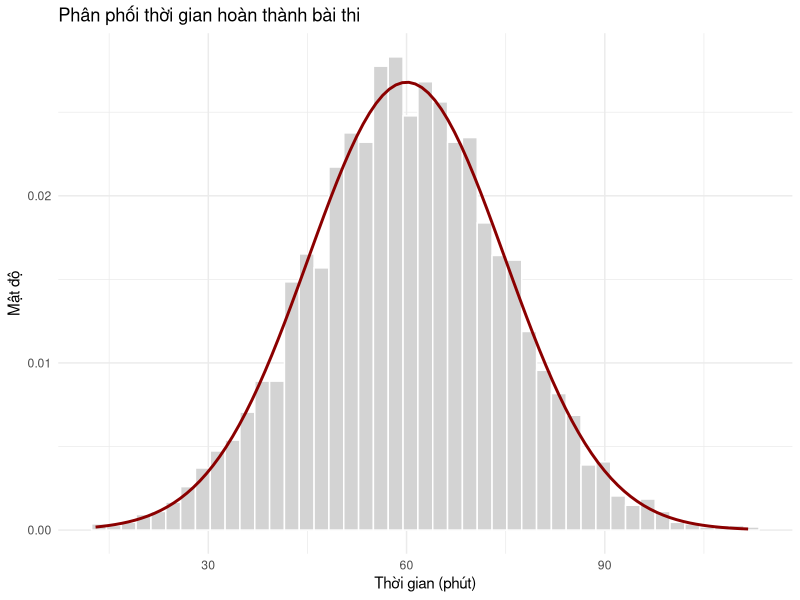
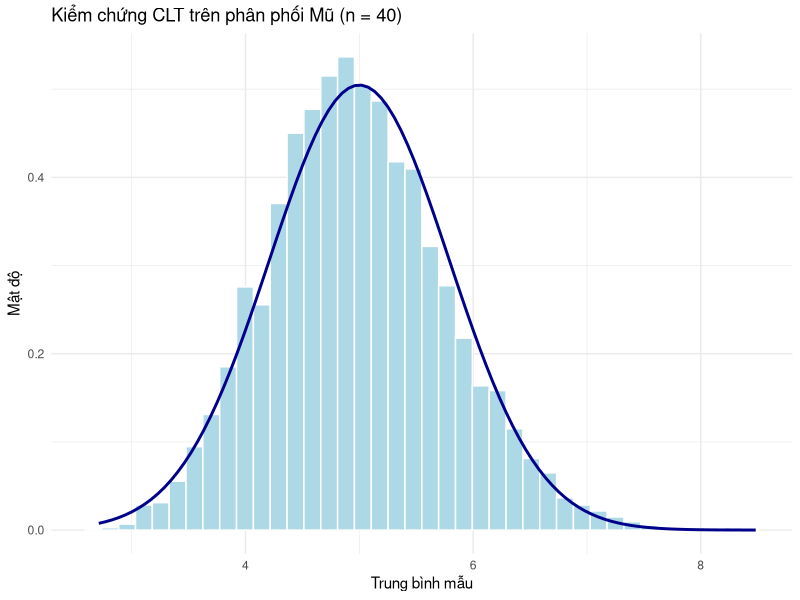
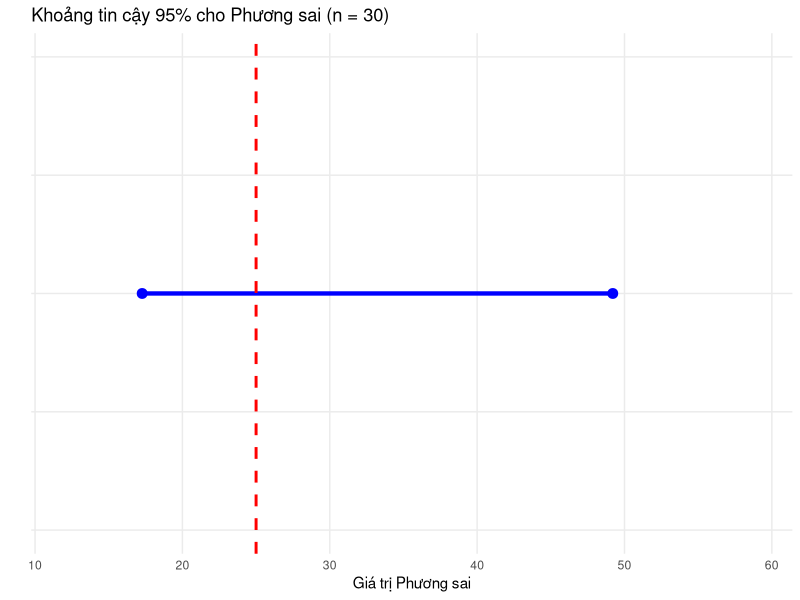
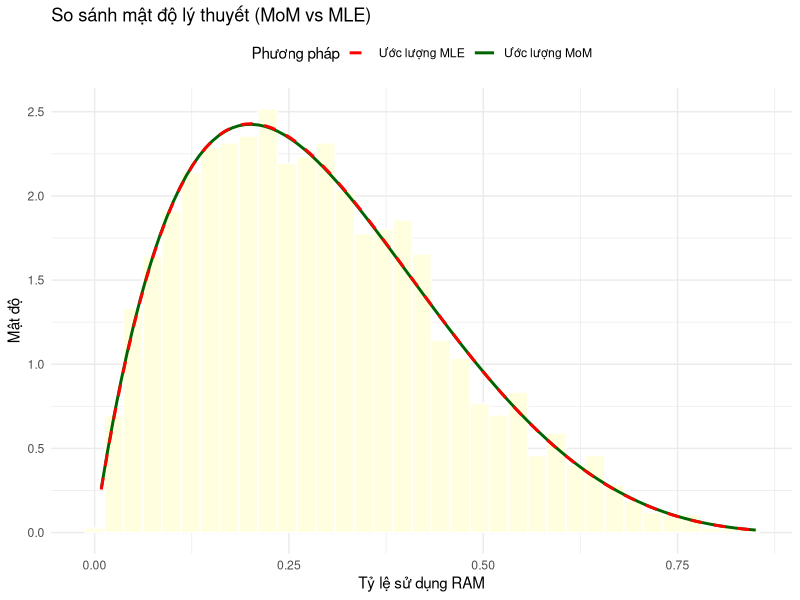

Recreate these plots in R, in order.
## ---- chunk 1
library(tibble)
library(ggplot2)
knitr::opts_chunk$set(echo = TRUE, warning = FALSE, message = FALSE)
## ---- chunk 2
set.seed(123)
raw_time <- rnorm(5000, mean = 60, sd = 15)

na_indices <- sample(1:5000, 150)
raw_time[na_indices] <- NA

neg_indices <- sample(setdiff(1:5000, na_indices), 50)
raw_time[neg_indices] <- runif(50, -15, -1)

# Làm sạch dữ liệu
cleaned_time <- raw_time[!is.na(raw_time) & raw_time >= 0]
final_data <- tibble(Time = cleaned_time)
final_data
## ---- chunk 3
mean_t <- mean(final_data$Time)
sd_t <- sd(final_data$Time)
mean_t
sd_t

ggplot(final_data, aes(x = Time)) +
  geom_histogram(aes(y = after_stat(density)), fill = "lightgray", color = "white", bins = 45) +
  geom_function(fun = dnorm, args = list(mean = mean_t, sd = sd_t), color = "darkred", linewidth = 1) +
  labs(title = "Phân phối thời gian hoàn thành bài thi",
       x = "Thời gian (phút)",
       y = "Mật độ") +
  theme_minimal()
## ---- chunk 4
prob <- pnorm(45, mean = mean_t, sd = sd_t)
prob
## ---- chunk 5
cutoff <- qnorm(0.05, mean = mean_t, sd = sd_t)
cutoff
## ---- chunk 6
clt <- function(n, lambda, R = 5000) {
  means_vector <- numeric(R)
  for (i in 1:R) {
    means_vector[i] <- mean(rexp(n, rate = lambda))
  }
  means_vector
}
## ---- chunk 7
n_val <- 40
lam <- 0.2
means <- clt(n = n_val, lambda = lam)

mu_lt <- 1 / lam
var_lt <- 1 / (n_val * lam^2)
sd_lt <- sqrt(var_lt)

df_clt <- tibble(Mean_Values = means)
ggplot(df_clt, aes(x = Mean_Values)) +
  geom_histogram(aes(y = after_stat(density)), fill = "lightblue", color = "white", bins = 40) +
  geom_function(fun = dnorm, args = list(mean = mu_lt, sd = sd_lt), color = "darkblue", linewidth = 1) +
  labs(title = "Kiểm chứng CLT trên phân phối Mũ (n = 40)",
       x = "Trung bình mẫu",
       y = "Mật độ") +
  theme_minimal()
## ---- chunk 8
mau_exp <- rexp(30, rate = lam)
n_s <- 30
s2 <- var(mau_exp)

alpha <- 0.05
chi1 <- qchisq(1 - alpha / 2, df = n_s - 1)
chi2 <- qchisq(alpha / 2, df = n_s - 1)

ci_low <- (n_s - 1) * s2 / chi1
ci_up <- (n_s - 1) * s2 / chi2

s2
c(ci_low, ci_up)
1 / lam^2
## ---- chunk 9
ci_df <- tibble(
  Metric = c("Cận dưới", "Cận trên", "Độ rộng"),
  Value = c(ci_low, ci_up, ci_up - ci_low)
)
ci_df

ggplot() +
  geom_segment(aes(x = ci_low, y = 1, xend = ci_up, yend = 1), color = "blue", linewidth = 1.5) +
  geom_point(aes(x = c(ci_low, ci_up), y = c(1, 1)), color = "blue", size = 3) +
  geom_vline(xintercept = 1 / lam^2, linetype = "dashed", color = "red", linewidth = 1) +
  xlim(ci_low * 0.7, ci_up * 1.2) +
  ylim(0, 2) +
  labs(title = "Khoảng tin cậy 95% cho Phương sai (n = 30)",
       x = "Giá trị Phương sai",
       y = "") +
  theme_minimal() +
  theme(axis.text.y = element_blank(),
        axis.ticks.y = element_blank(),
        panel.grid.minor = element_blank())
## ---- chunk 10
df3 <- tibble(
  ram = rbeta(3000, shape1 = 2, shape2 = 5)
)
## ---- chunk 11
mean_ram <- mean(df3$ram)
var_ram <- var(df3$ram)

k_mom <- (mean_ram * (1 - mean_ram) / var_ram) - 1
a_mom <- mean_ram * k_mom
b_mom <- (1 - mean_ram) * k_mom

c(a_mom, b_mom)
## ---- chunk 12
nll_func <- function(params, data) {
  a <- params[1]
  b <- params[2]
  -sum(dbeta(data, shape1 = a, shape2 = b, log = TRUE))
}

fit <- nlminb(
  start = c(a_mom, b_mom),
  objective = nll_func,
  data = df3$ram,
  lower = c(1e-5, 1e-5)
)

a_mle <- fit$par[1]
b_mle <- fit$par[2]

c(a_mle, b_mle)
## ---- chunk 13
ggplot(df3, aes(x = ram)) +
  geom_histogram(aes(y = after_stat(density)), fill = "lightyellow", color = "white", bins = 35) +
  geom_function(fun = dbeta, args = list(shape1 = a_mom, shape2 = b_mom), 
                aes(color = "Ước lượng MoM"), linewidth = 1) +
  geom_function(fun = dbeta, args = list(shape1 = a_mle, shape2 = b_mle), 
                aes(color = "Ước lượng MLE"), linetype = "dashed", linewidth = 1) +
  scale_color_manual(values = c("Ước lượng MoM" = "darkgreen", "Ước lượng MLE" = "red")) +
  labs(title = "So sánh mật độ lý thuyết (MoM vs MLE)",
       x = "Tỷ lệ sử dụng RAM",
       y = "Mật độ",
       color = "Phương pháp") +
  theme_minimal() +
  theme(legend.position = "top")
## ---- chunk 14
n_r <- length(df3$ram)
alpha_ci <- 0.01

idx1 <- qbinom(alpha_ci / 2, size = n_r, prob = 0.5)
idx2 <- qbinom(1 - alpha_ci / 2, size = n_r, prob = 0.5) + 1

sorted_ram <- sort(df3$ram)
med_low <- sorted_ram[idx1]
med_up <- sorted_ram[idx2]

c(med_low, med_up)
median(df3$ram)
